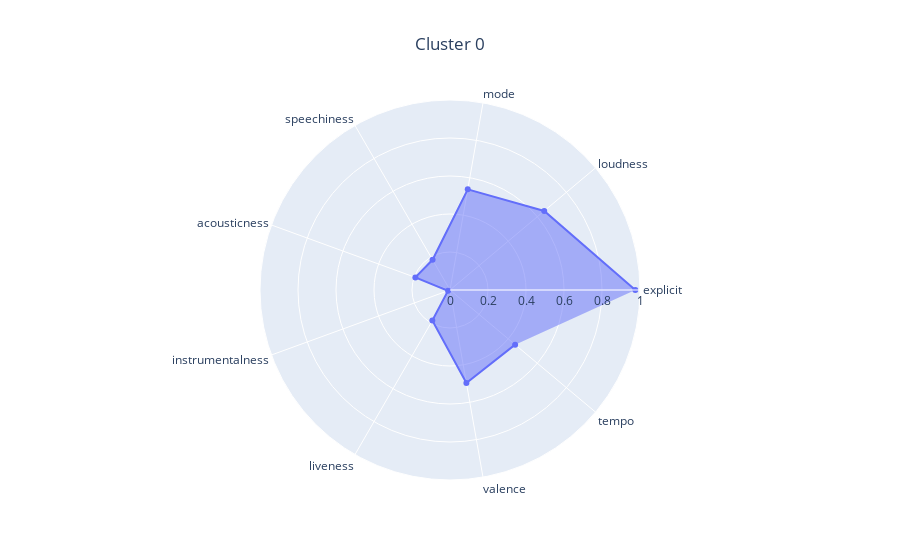
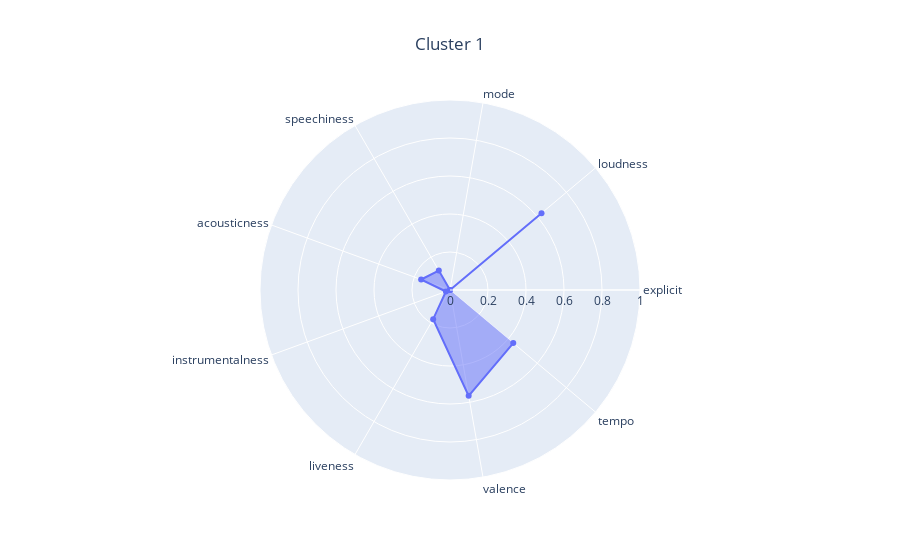
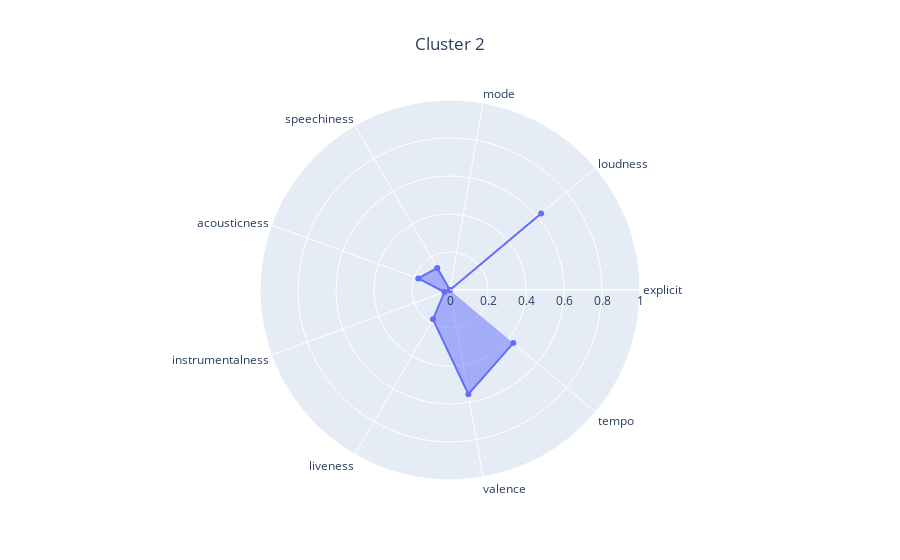
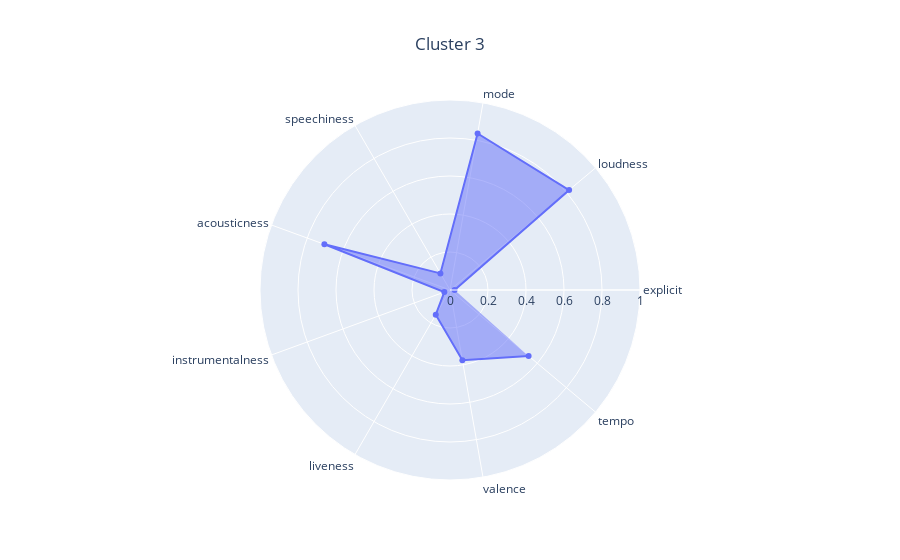

The cell these charts' notebook holds for them, in order:
### Code cell
best_k_idx = np.argmax(ch_scores)
best_k = cluster_range[best_k_idx]
best_model = kmeans_models[best_k_idx]
best_labels = best_model.labels_

print(f"Najlepszy model: {best_k} klastrów, CH-index = {ch_scores[best_k_idx]:.2f}")

clustering_visualizer.visualize(best_labels)

kmeans_analyzer.analyze_clustering(X, best_model)

### Figure 1 — Plotly figure (JSON) as saved in the notebook; plotly's stock layout.template omitted (floating-point values rounded to 4 significant figures)
{"data": [{"fill": "toself", "r": [0.9753, 0.6473, 0.5379, 0.1836, 0.194, 0.01083, 0.186, 0.4971, 0.4473], "theta": ["explicit", "loudness", "mode", "speechiness", "acousticness", "instrumentalness", "liveness", "valence", "tempo"], "type": "scatterpolar"}], "layout": {"polar": {"radialaxis": {"range": [0, 1]}}, "title": {"text": "Cluster 0", "x": 0.5}}}

### Figure 2 — Plotly figure (JSON) as saved in the notebook; plotly's stock layout.template omitted (floating-point values rounded to 4 significant figures)
{"data": [{"fill": "toself", "r": [0.0, 0.6287, 0.0, 0.1179, 0.1617, 0.0229, 0.1772, 0.5655, 0.4346], "theta": ["explicit", "loudness", "mode", "speechiness", "acousticness", "instrumentalness", "liveness", "valence", "tempo"], "type": "scatterpolar"}], "layout": {"polar": {"radialaxis": {"range": [0, 1]}}, "title": {"text": "Cluster 1", "x": 0.5}}}

### Figure 3 — Plotly figure (JSON) as saved in the notebook; plotly's stock layout.template omitted (floating-point values rounded to 4 significant figures)
{"data": [{"fill": "toself", "r": [0.0, 0.6264, 0.0, 0.1344, 0.1775, 0.03131, 0.1785, 0.5572, 0.4347], "theta": ["explicit", "loudness", "mode", "speechiness", "acousticness", "instrumentalness", "liveness", "valence", "tempo"], "type": "scatterpolar"}], "layout": {"polar": {"radialaxis": {"range": [0, 1]}}, "title": {"text": "Cluster 2", "x": 0.5}}}

### Figure 4 — Plotly figure (JSON) as saved in the notebook; plotly's stock layout.template omitted (floating-point values rounded to 4 significant figures)
{"data": [{"fill": "toself", "r": [0.0241, 0.8184, 0.8365, 0.101, 0.7035, 0.03191, 0.1498, 0.3755, 0.5401], "theta": ["explicit", "loudness", "mode", "speechiness", "acousticness", "instrumentalness", "liveness", "valence", "tempo"], "type": "scatterpolar"}], "layout": {"polar": {"radialaxis": {"range": [0, 1]}}, "title": {"text": "Cluster 3", "x": 0.5}}}
